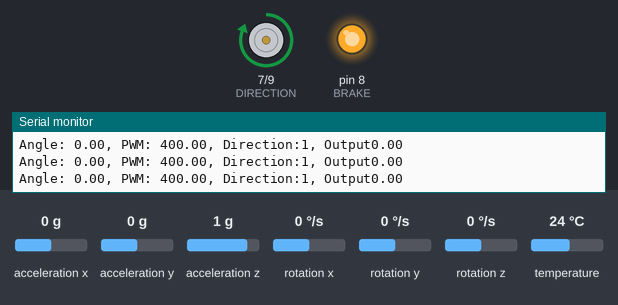
This sketch was run on a simulated Arduino Uno, built with avr-gcc and run on an emulated ATmega328P. On the bench: direction and speed pins drawn as motors (green arrow = direction pin HIGH = forward, orange = LOW = backward, longer = more drive), output pins drawn as LEDs (lit = HIGH), the last lines printed to the serial monitor. Inputs (shaded band) come from the test bench; at power-on: acceleration y 0 g, acceleration z 1 g, acceleration x 0 g, rotation x 0 °/s, rotation y 0 °/s, rotation z 0 °/s, temperature 24 °C.

Above: at 1.3 s.
1.4 s: acceleration y set to -0.8 g
At 3.61 s:
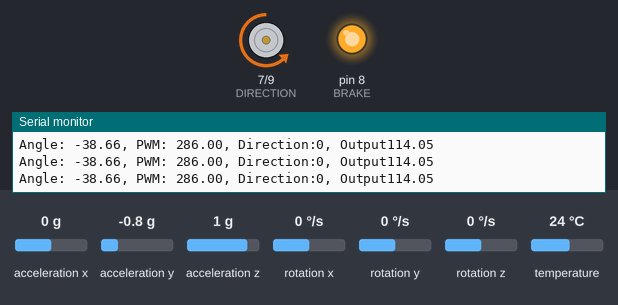
4.4 s: acceleration z set to -1.4 g
At 6.4 s:
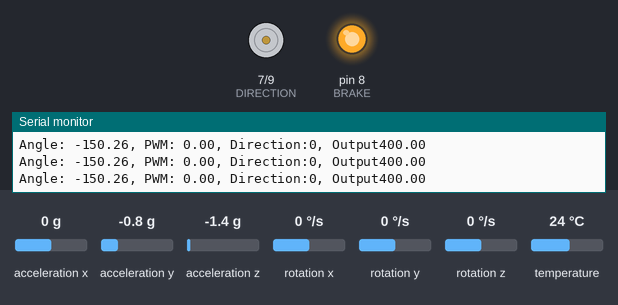
7.4 s: acceleration y set to -0.2 g
8.9 s: acceleration y set to 0.1 g
At 9.91 s:
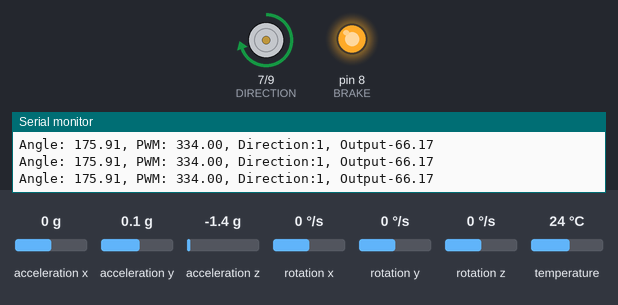
11.9 s: acceleration y set to -1.4 g
Timing chart, 0 to 14.4 s (numbered marks = the images above; inputs shaded):
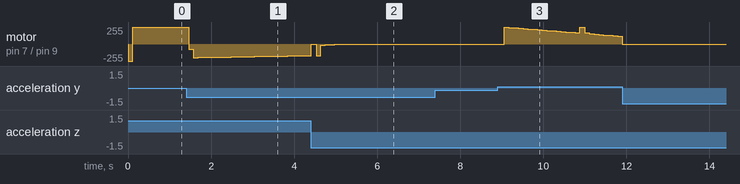

Measured:
- the behaviour switches between -0.1 and 0 g on acceleration y (found by bisection; images 2 and 3)
- after the input at 1.4 s, motor on pin 7 (DIRECTION) / pin 9 (PWM): ramps from backward 203/255 to backward 82/255 and jumps back, once every 0.11 s
- after the input at 8.9 s, motor on pin 7 (DIRECTION) / pin 9 (PWM): stopped → forward 252/255 after 0.16 s, → forward 247/255 0.11 s later, → forward 241/255 0.11 s later, → forward 236/255 0.11 s later, … (25 changes in this stretch)

The sketch:

1dof.ino
```cpp
#include <Adafruit_MPU6050.h>
#include <Adafruit_Sensor.h>
#include <Wire.h>
#include <QuickPID.h>   //PID https://github.com/Dlloydev/QuickPID/blob/master/examples/PID_Basic/PID_Basic.ino
Adafruit_MPU6050 mpu;

// Set PWM constants
const uint16_t PWM_FREQUENCY = 20000;
const uint16_t PWMVALUE = F_CPU / PWM_FREQUENCY / 2;

// define pins for Nidec 24H Motor
#define DIRECTION   7
#define BRAKE       8
#define PWM         9

// Set variables for acceleration in y and z; input and output; bounds; PID
double accY, accZ;
double thetaIn;
double thetaOut;
const double bounds = 0.5;
double pwm = 400;
int dir = 0;

// Set variables for PID
float Setpoint, Input, Output;
float Kp = 2, Ki = 0.5, Kd = 0.5;
//float Kp=1,Ki=0,Kd=0;
//Specify PID links
QuickPID myPID(&Input, &Output, &Setpoint);


void setup(){

  // Set PWM frequency to 20kHz
  TCCR1B = (1 << WGM13) | (1 << CS10);
  ICR1 = PWMVALUE;
  TCCR1A = (1 << COM1A1) | (1 << COM1B1);
  setPWM(400);

  // Set pin modes & set initial values
  pinMode(DIRECTION, OUTPUT);
  pinMode(BRAKE, OUTPUT);
  pinMode(PWM, OUTPUT);
  digitalWrite(DIRECTION, LOW);
  digitalWrite(BRAKE, HIGH);
  analogWrite(PWM, 400);

  // Begin communication with MPU6050
  Serial.begin(1000000);
  while (!Serial) {
    delay(10); // Pause to open console
  }

  // Check MPU connection
  if (!mpu.begin()) {
    Serial.println("Failed to find MPU6050 chip");
    while (1) {
      delay(10);
    }
  }

  mpu.setAccelerometerRange(MPU6050_RANGE_16_G);
  mpu.setGyroRange(MPU6050_RANGE_250_DEG);
  mpu.setFilterBandwidth(MPU6050_BAND_21_HZ);

  pinMode(PWM, OUTPUT);
  digitalWrite(PWM, HIGH);

  Serial.println("");
  delay(100);

  // PID Setup
  //initialize the variables we're linked to
  Input = thetaIn;
  Setpoint = 0;

  //Set PID output limits to +/- 400
  myPID.SetOutputLimits(-400, 400);

  //apply PID gains
  myPID.SetTunings(Kp, Ki, Kd);

  //turn the PID on
  myPID.SetMode(myPID.Control::automatic);
}

void loop(){
  delay(10);
  sensors_event_t a, g, temp;
  mpu.getEvent(&a, &g, &temp);
  accZ = a.acceleration.z;
  accY = a.acceleration.y;
  thetaIn = atan2(accY, accZ);
  thetaIn = thetaIn * 57.2958;

  if (thetaIn > -bounds && thetaIn < bounds){

    pwm = 400;

  }

  //float delta = map(thetaIn, -45, 45, -45, 0);

  Input = thetaIn;
  myPID.Compute();
  //pwm = map(Output, 0, 400, 400, 0);
  pwm=map(abs(Output),0,400,400,0);

  if (Output > 0){
    dir = 0;
  }
  else{
    dir = 1;
  }

  driveMotor(pwm, dir);

  Serial.print("Angle: ");
  Serial.print(thetaIn);
  Serial.print(", PWM: ");
  Serial.print(pwm);
  Serial.print(", Direction:");
  Serial.print(dir);
  Serial.print(", Output");
  Serial.print(Output);
  Serial.println("");

}

void driveMotor(float pwm, int dir){
  if(dir == 0){

    digitalWrite(DIRECTION, LOW);
    analogWrite(PWM, pwm);

  }

  else if(dir == 1){

    digitalWrite(DIRECTION, HIGH);
    analogWrite(PWM, pwm);

  }
}

void setPWM(uint16_t dutyCycle) { // dutyCycle is a value between 0-ICR1
    OCR1A = dutyCycle;
}
```

funtions.ino
```cpp

```
